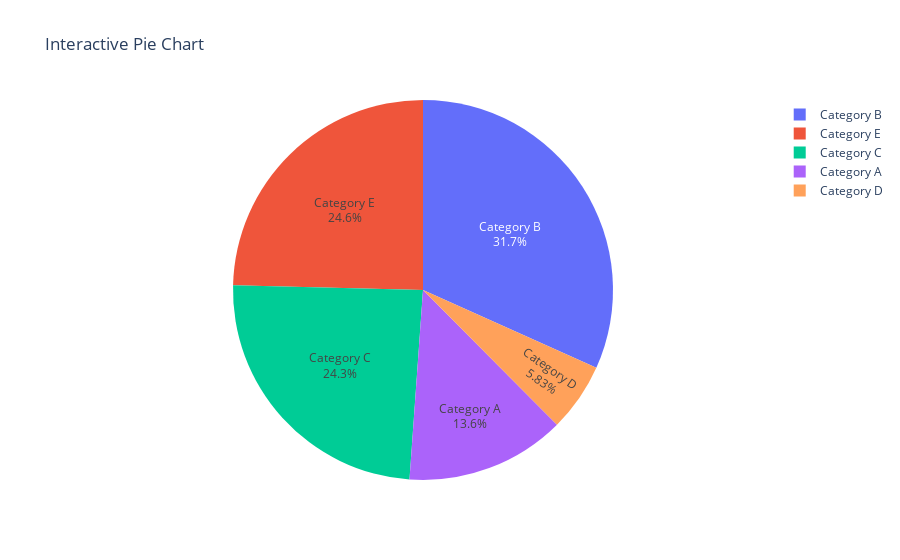

Notebook cell for this chart:
### Code cell
categories = ['Category A', 'Category B', 'Category C', 'Category D', 'Category E']
values = np.random.randint(1, 100, size=len(categories))
fig = go.Figure(data=[go.Pie(labels=categories, values=values, textinfo='label+percent')])
fig.update_layout(title_text='Interactive Pie Chart')
fig.show()

### Figure 1 — Plotly figure (JSON) as saved in the notebook; plotly's stock layout.template omitted (floating-point values rounded to 4 significant figures)
{"data": [{"labels": ["Category A", "Category B", "Category C", "Category D", "Category E"], "textinfo": "label+percent", "type": "pie", "values": [42, 98, 75, 18, 76]}], "layout": {"title": {"text": "Interactive Pie Chart"}}}
